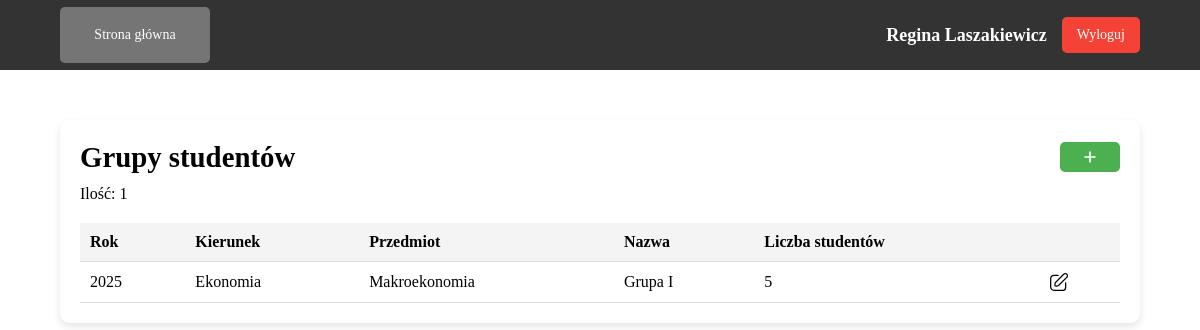
Page /teacher/student_groups.php (signed in) on the committed database.
### tables this page shows
CREATE TABLE `tGrupy` (
  `ID` int NOT NULL,
  `rok` year NOT NULL,
  `nazwa` varchar(255) NOT NULL,
  `id_wykladowcy` int NOT NULL,
  `id_przedmiotu` int NOT NULL,
  `id_kierunku` int NOT NULL
);

CREATE TABLE `tKierunki` (
  `ID` int NOT NULL,
  `nazwa` varchar(255) NOT NULL,
  `uwagi` text
);

CREATE TABLE `tPrzedmioty` (
  `ID` int NOT NULL,
  `nazwa` varchar(100) NOT NULL,
  `uwagi` text,
  `id_kierunku` int DEFAULT NULL
);

### config/functions.php (called while the page is built, shortened)
<?php
    function getGroupCountByTeacherId($conn, $table, $userId) {
        $query = "  SELECT
                        COUNT(*)
                    FROM
                        $table
                    WHERE
                        id_wykladowcy = '$userId'";
        $result = mysqli_query($conn, $query);
        $row = mysqli_fetch_row($result);
        return $row[0];
    }
    function getStudentCountByGroup($conn, $userId) {
        $query = "
                SELECT
                    g.ID AS group_id,
                    COUNT(gs.id_studenta) AS student_count
                FROM
                    tGrupy g
                LEFT JOIN
                    tGrupyStudenci gs
                ON
                    g.ID = gs.id_grupy
                WHERE
                    g.id_wykladowcy = '$userId'
                GROUP BY
                    g.ID;
        ";
        $result = mysqli_query($conn, $query);
        $data = [];
        while ($row = mysqli_fetch_assoc($result)) {
            $data[$row['group_id']] = $row['student_count'];
        }
        return $data;
    }
    function getStudentGroups($conn, $userId) {
        $query = "
            SELECT
                g.ID,
                g.rok,
                g.nazwa AS nazwa_grupy,
                u.nazwa AS nazwa_kierunku,
                p.nazwa AS przedmiot,
                g.id_wykladowcy
            FROM tGrupy g
            JOIN tKierunki u ON g.id_kierunku = u.ID
            JOIN tPrzedmioty p ON g.id_przedmiotu = p.ID
            WHERE g.id_wykladowcy = '$userId'
        ";
        $result = mysqli_query($conn, $query);
        return $result;
    }
?>

### public/teacher/student_groups.php (the view, shortened to what this page needs)
<?php
    require_once('../../config/connect.php');
    require_once('../../config/functions.php');
    $user_id = $_SESSION['user_id'];
    $studentGroupCount = getGroupCountByTeacherId($conn, 'tGrupy', $user_id);
    $studentCountAtGroup = getStudentCountByGroup($conn, $user_id);
    $studentGroupInfo = getStudentGroups($conn, $user_id);
?>
<!DOCTYPE html>
<html lang="en">
<head>
    <link rel="stylesheet" href="../../assets/css/main.css">
</head>
<body>
    <header>
        <div class="header-content">
            <div class="left-header">
                <a class="nav-btn" href="teacher_dashboard.php">Strona główna</a>
            </div>
            <div class="right-header">
                <span class="name"><?php echo $_SESSION['user_name'] . ' ' . $_SESSION['user_surname']; ?></span>
                <?php
                    include('../../includes/logout_modal.php');
                ?>
            </div>
        </div>
    </header>
    <main class="main">
        <div class="container">
            <div class="title">
                <h1>Grupy studentów</h1>
                <button class="add-btn" onclick="addEntity()">
                    <img src="../../assets/images/icons/plus.svg" alt="Plus icon" class="add-icon">
                </button>
            </div>
            <p>Ilość: <?php echo $studentGroupCount; ?></p>
            <table>
                <thead>
                    <tr>
                        <th>Rok</th>
                        <th>Kierunek</th>
                        <th>Przedmiot</th>
                        <th>Nazwa</th>
                        <th>Liczba studentów</th>
                        <th></th>
                    </tr>
                </thead>
                <tbody>
                    <?php while ($groupData = mysqli_fetch_assoc($studentGroupInfo)): ?>
                        <tr>
                            <td><?php echo $groupData['rok']; ?></td>
                            <td><?php echo $groupData['nazwa_kierunku']; ?></td>
                            <td><?php echo $groupData['przedmiot']; ?></td>
                            <td><?php echo $groupData['nazwa_grupy']; ?></td>
                            <td>
                            <?php
                                $groupId = $groupData['ID'];
                                echo $studentCountAtGroup[$groupId] ?? 0;
                            ?>
                            </td>
                            <td>
                                <a href="edit_group.php?group_id=<?php echo $groupData['ID']; ?>" class="btn-edit">
                                    <img src="../../assets/images/icons/edit.svg" class="edit-icon">
                                </a>
                            </td>
                        </tr>
                    <?php endwhile; ?>
                </tbody>
            </table>
        </div>
    </main>
</body>
</html>

### assets/css/main.css (style rules this page uses)
* { padding: 0px; margin: 0px; border: none; }
*, *::before, *::after { box-sizing: border-box; }
a, a:link, a:visited { text-decoration: none; }
aside, nav, footer, header, section, main { display: block; }
h1, h2, h3, h4, h5, h6, p { font-size: inherit; font-weight: inherit; }
img { vertical-align: top; }
img, svg { max-width: 100%; height: auto; }
input, textarea, button, select { font-family: inherit; font-size: inherit; color: inherit; background-color: transparent; }
button, input[type=submit] { display: inline-block; box-shadow: none; background-color: transparent; background: none; cursor: pointer; }
h1 { font-size: 1.8rem; font-weight: bold; line-height: 1.2; }
p { margin-top: 10px; }
.container { width: 90%; padding: 20px; box-shadow: 0px 4px 8px rgba(0, 0, 0, 0.1); border-radius: 10px; }
.main { margin-top: 50px; display: flex; justify-content: center; align-items: center; }
header { height: 70px; width: 100%; background-color: #333333; display: flex; align-items: center; justify-content: center; }
.header-content { width: 90%; display: flex; justify-content: space-between; }
.right-header { display: flex; justify-content: space-between; align-items: center; gap: 15px; }
.left-header { display: flex; justify-content: space-between; align-items: center; gap: 15px; }
.nav-btn { background-color: #757575; color: white; width: 150px; padding: 20px 20px; cursor: pointer; font-size: 14px; border-radius: 5px; text-align: center; }
.name { font-size: 18px; font-weight: bold; color: #fff; }
.title { display: flex; justify-content: space-between; align-items: center; }
.add-btn { width: 60px; height: 30px; background-color: #4CAF50; border-radius: 5px; cursor: pointer; }
.edit-icon { width: 20px; height: 20px; }
.add-icon { width: 20px; height: 20px; }
table { width: 100%; margin-top: 20px; border-collapse: collapse; }
th, td { padding: 10px; text-align: left; border-bottom: 1px solid #ddd; }
th { background-color: #f4f4f4; color: black; }

### rows in the picture
tgrupy: rok "2025", id_kierunku.nazwa "Ekonomia", id_przedmiotu.nazwa "Makroekonomia", nazwa "Grupa I", ID "5"

### other values in the picture
$_SESSION['user_name'] "Regina"
$_SESSION['user_surname'] "Laszakiewicz"
$studentGroupCount "1"
